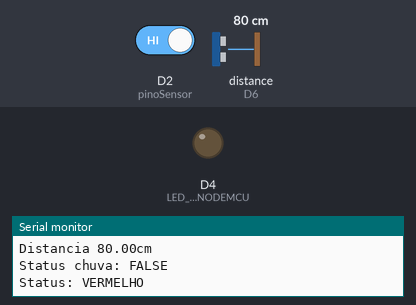
The sketch below on a simulated ESP8266 (NodeMCU). Shown: output pins drawn as LEDs (lit = HIGH), the last lines printed to the serial monitor. Inputs (shaded band) come from the test bench; at power-on: D2 (pinoSensor) HIGH, distance to the obstacle (sensor on D6) 80 cm. The echo pulse lasts 58.3 µs per cm; pins used as bus, display or sensor lines are not drawn.

Above: at 1.8 s.
1.9 s: D2 (pinoSensor) driven LOW
At 3.3 s:
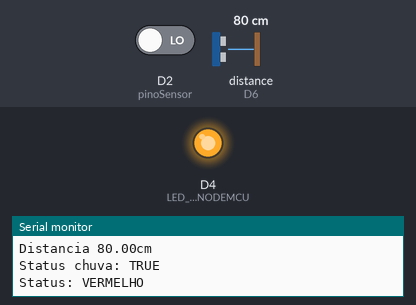
6.5 s: D2 (pinoSensor) driven HIGH
At 8.2 s:
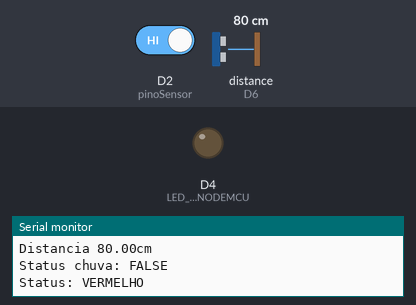
Timing chart, 0 to 9.7 s (numbered marks = the images above; inputs shaded):
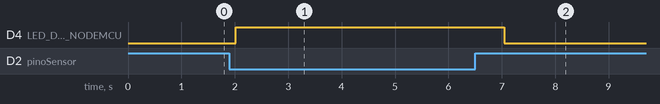

Measured:
- after the input at 1.9 s, D4 (LED_DO_NODEMCU): LOW → HIGH after 0.12 s
- after the input at 6.5 s, D4 (LED_DO_NODEMCU): HIGH → LOW after 0.54 s

The sketch:

MetodoSensor.ino
```cpp
#include <dummy.h>

#include "Ultrasonic.h" //INCLUSÃO DA BIBLIOTECA NECESSÁRIA PARA FUNCIONAMENTO DO CÓDIGO

const int pinoSensor = D2; //PINO DIGITAL UTILIZADO PELO SENSOR CHUVA
const int echoPin = D6; //PINO DIGITAL UTILIZADO PELO HC-SR04 ECHO(RECEBE)
const int trigPin = D5; //PINO DIGITAL UTILIZADO PELO HC-SR04 TRIG(ENVIA)

Ultrasonic ultrasonic(trigPin,echoPin); //INICIALIZANDO OS PINOS DO ARDUINO

float distancia; //VARIÁVEL DO TIPO INTEIRO
float distanciaMax = 10;
String resultEcho; //VARIÁVEL DO TIPO STRING
boolean chuva;
String resultSensor; //VARIÁVEL DO TIPO STRING
String resultStatus;

void setup(){
  pinMode(pinoSensor, INPUT); //DEFINE O PINO COMO ENTRADA
  pinMode(LED_BUILTIN, OUTPUT); //LED DO NODEMCU
  pinMode(echoPin, INPUT); //DEFINE O PINO COMO ENTRADA (RECEBE)
  pinMode(trigPin, OUTPUT); //DEFINE O PINO COMO SAIDA (ENVIA)
  Serial.begin(115200); //INICIALIZA A PORTA SERIAL
  }
void loop(){

  hcsr04(); // FAZ A CHAMADA DO MÉTODO "hcsr04()"
  verificaChuva(); //FAZ A CHAMADA DO MÉTODO DE CHUBA
  verificaStatus();
  Serial.print("Distancia "); //IMPRIME O TEXTO NO MONITOR SERIAL
  Serial.print(resultEcho); ////IMPRIME NO MONITOR SERIAL A DISTÂNCIA MEDIDA
  Serial.println("cm"); //IMPRIME O TEXTO NO MONITOR SERIAL
  Serial.print("Status chuva: ");
  Serial.println(resultSensor);
  Serial.print("Status: ");
  Serial.println(resultStatus);
  Serial.println("");
  delay(1000); //INTERVALO DE 500 MILISSEGUNDOS
}

void verificaChuva(){
  if(digitalRead(pinoSensor) == LOW)
  {
    chuva = true;
    resultSensor="TRUE";
    digitalWrite(LED_BUILTIN, HIGH);
  }
  else
  {
    chuva = false;
    resultSensor="FALSE";
    digitalWrite(LED_BUILTIN, LOW);
  }
}

//MÉTODO RESPONSÁVEL POR CALCULAR A DISTÂNCIA
void hcsr04(){
    digitalWrite(trigPin, LOW); //SETA O PINO 6 COM UM PULSO BAIXO "LOW"
    delayMicroseconds(2); //INTERVALO DE 2 MICROSSEGUNDOS
    digitalWrite(trigPin, HIGH); //SETA O PINO 6 COM PULSO ALTO "HIGH"
    delayMicroseconds(10); //INTERVALO DE 10 MICROSSEGUNDOS
    digitalWrite(trigPin, LOW); //SETA O PINO 6 COM PULSO BAIXO "LOW" NOVAMENTE
    //FUNÇÃO RANGING, FAZ A CONVERSÃO DO TEMPO DE
    //RESPOSTA DO ECHO EM CENTIMETROS, E ARMAZENA
    //NA VARIAVEL "distancia"
    distancia = (ultrasonic.Ranging(CM)); //VARIÁVEL GLOBAL RECEBE O VALOR DA DISTÂNCIA MEDIDA
    resultEcho = String(distancia); //VARIÁVEL GLOBAL DO TIPO STRING RECEBE A DISTÂNCIA(CONVERTIDO DE INTEIRO PARA STRING)
 }

 void verificaStatus()
 {
    if(distancia>=(distanciaMax))
    {
      resultStatus = "VERMELHO";
    }
    else
    {
      if(distancia>(0.6*distanciaMax))
      {
        if(distancia>(0.8*distanciaMax))
        {
          if(chuva == false)
           {
             resultStatus = "AMARELO";
           }
          else
          {
            resultStatus = "VERMELHO";
          }
        }
        else
        {
          if(chuva == false)
           {
             resultStatus = "VERDE";
           }
           else
           {
             resultStatus = "AMARELO";
           }
        }
      }
      else
      {
        resultStatus = "VERDE";
      }
    }
 }
```
